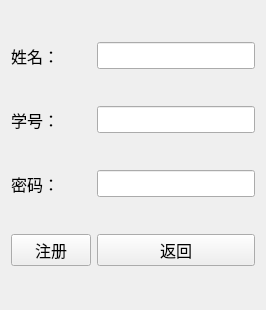
<?xml version="1.0" encoding="UTF-8"?>
<ui version="4.0">
 <class>Register_Form</class>
 <widget class="QWidget" name="Register_Form">
  <property name="geometry">
   <rect>
    <x>0</x>
    <y>0</y>
    <width>266</width>
    <height>310</height>
   </rect>
  </property>
  <property name="sizePolicy">
   <sizepolicy hsizetype="Fixed" vsizetype="Fixed">
    <horstretch>0</horstretch>
    <verstretch>0</verstretch>
   </sizepolicy>
  </property>
  <property name="windowTitle">
   <string>注册</string>
  </property>
  <layout class="QGridLayout" name="gridLayout" columnstretch="0,0">
   <item row="0" column="0">
    <widget class="QLabel" name="label">
     <property name="font">
      <font>
       <pointsize>12</pointsize>
      </font>
     </property>
     <property name="text">
      <string>姓名：</string>
     </property>
    </widget>
   </item>
   <item row="0" column="1">
    <widget class="QLineEdit" name="lineEdit">
     <property name="font">
      <font>
       <pointsize>12</pointsize>
      </font>
     </property>
    </widget>
   </item>
   <item row="1" column="0">
    <widget class="QLabel" name="label_2">
     <property name="font">
      <font>
       <pointsize>12</pointsize>
      </font>
     </property>
     <property name="text">
      <string>学号：</string>
     </property>
    </widget>
   </item>
   <item row="1" column="1">
    <widget class="QLineEdit" name="lineEdit_2">
     <property name="font">
      <font>
       <pointsize>12</pointsize>
      </font>
     </property>
    </widget>
   </item>
   <item row="2" column="0">
    <widget class="QLabel" name="label_3">
     <property name="font">
      <font>
       <pointsize>12</pointsize>
      </font>
     </property>
     <property name="text">
      <string>密码：</string>
     </property>
    </widget>
   </item>
   <item row="2" column="1">
    <widget class="QLineEdit" name="lineEdit_3">
     <property name="font">
      <font>
       <pointsize>12</pointsize>
      </font>
     </property>
     <property name="echoMode">
      <enum>QLineEdit::EchoMode::Password</enum>
     </property>
    </widget>
   </item>
   <item row="3" column="0">
    <widget class="QPushButton" name="pushButton">
     <property name="sizePolicy">
      <sizepolicy hsizetype="Preferred" vsizetype="Fixed">
       <horstretch>0</horstretch>
       <verstretch>0</verstretch>
      </sizepolicy>
     </property>
     <property name="font">
      <font>
       <pointsize>12</pointsize>
      </font>
     </property>
     <property name="text">
      <string>注册</string>
     </property>
    </widget>
   </item>
   <item row="3" column="1">
    <widget class="QPushButton" name="pushButton_2">
     <property name="sizePolicy">
      <sizepolicy hsizetype="Preferred" vsizetype="Fixed">
       <horstretch>0</horstretch>
       <verstretch>0</verstretch>
      </sizepolicy>
     </property>
     <property name="font">
      <font>
       <pointsize>12</pointsize>
      </font>
     </property>
     <property name="layoutDirection">
      <enum>Qt::LayoutDirection::LeftToRight</enum>
     </property>
     <property name="text">
      <string>返回</string>
     </property>
    </widget>
   </item>
  </layout>
 </widget>
 <resources/>
 <connections/>
</ui>
